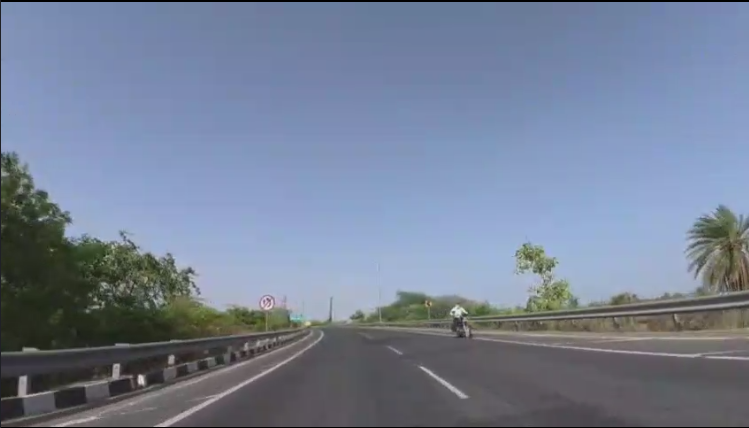
#> input picture VisionPilot/calibration/assets/test_frame.png, 749 x 428 px
$ python demo.py
#> lines starting #> are read from the running program, lines starting #| are printed output that depends on the picture
### VisionPilot/calibration/calibration.py
import os
import cv2
import json
import tqdm
import numpy as np


"""
Camera Calibration Protocol for End-to-End Models
of VisionPilot's Perception Stacks

- A quick demo
"""


def get_rotation_matrix(
        pitch_deg:  float,
        yaw_deg:    float,
        roll_deg:   float
):
    """
    Convert Euler angles (in degrees) to a rotation matrix.

    Parameters:
        - pitch_deg: pitch (x-angle rotation), in degrees
        - yaw_deg: yaw (y-angle rotation), in degrees
        - roll_deg: roll (z-angle rotation), in degrees

    Returns:
        - R: a 3x3 rotation matrix that later can be used to
             warp the original frame to match standard pose
             perspective.

    """

    pitch, yaw, roll = np.radians([
        pitch_deg,
        yaw_deg,
        roll_deg
    ])

    rot_vector = np.array(
        [pitch, yaw, roll],
        dtype = np.float64
    )

    R, _ = cv2.Rodrigues(rot_vector)

    return R


def undistort_image(
        image:              np.ndarray,
        intrinsic_matrix:   np.ndarray,
        distortion_coeffs:  np.ndarray
):
    """
    Undistort a front camera image using its specific
    intrinsics matrix and distortion coefficients.

    Parameters:
        - image: original image, fetched via OpenCV library.
        - intrinsic_matrix: a 3x3 matrix containing front camera's
                            focal lengths and principal point (should
                            be clearly defined in the camera config).
        - distortion_coeffs: a vector containing front camera distortion
                             coefficients (should also be defined in
                             the camera config too).

    Returns:
        - undistorted_image: yeah as the name suggests lol.

    """

    undistorted_image = cv2.undistort(
        image,
        intrinsic_matrix,
        distortion_coeffs
    )

    return undistorted_image


def get_standard_intrinsics(
        w_s:    int,
        h_s:    int,
        hfov_s: int
):
    """
    Compute intrinsics matrix of the standard pose, by simple deriving
    from the standard pose's image dimensions and its HFoV.

    Parameters:
        - w_s: width of standard pose image, in pixels.
        - h_s: height of standard pose image, in pixels.
        - hfov_s: HFoV of standard pose, in degrees.

    Returns:
        - K_s: intrinsics matrix of standard pose.

    """

    # Focal length
    f_s = (w_s / 2) / np.tan(np.radians(hfov_s) / 2)

    # Intrinsics matrix
    K_s = np.array(
        [
            [f_s, 0.0, w_s / 2],
            [0.0, f_s, h_s / 2],
            [0.0, 0.0, 1.0]
        ],
        dtype = np.float64
    )

    return K_s


def get_relative_rotation(
        R_i:    np.ndarray,
        R_s:    np.ndarray
):
    """
    Compute relative rotation matrix between the inference pose
    and the standard pose.

    Parameters:
        - R_i: rotation matrix of inference pose.
        - R_s: rotation matrix of standard pose.

    Returns:
        - R_rel: relative rotation matrix for warping inference pose
                 to match standard pose perspective.

    """

    R_rel = R_s @ np.linalg.inv(R_i)

    return R_rel


def simulate_vertical_translation(
        intrinsics:     np.ndarray,
        H_i:            int,
        H_s:            int
):
    """
    Simulate vertical translation by scaling the vertical focal
    length of target intrinsics matrix, aka scaling the image
    height.

    Parameters:
        - intrinsics: intrinsics matrix of standard pose.
        - H_i: height of standard pose image, in pixels.
        - H_s: height of standard pose image, in pixels.

    Returns:
        - modified_intrinsics: intrinsics matrix after simulating
                               vertical translation.

    """

    scale_factor = H_s / H_i
    modified_intrinsics = intrinsics.copy()
    modified_intrinsics[1, 1] *= scale_factor

    return modified_intrinsics


def end_to_end_calibration(
        inference_image:        np.ndarray,
        modified_intrinsics:    np.ndarray,
        R_rel:                  np.ndarray,
        K_i:                    np.ndarray,
        w_s:                    int,
        h_s:                    int
):
    """
    Perform end-to-end calibration by warping the inference image
    using the relative rotation and modified intrinsics, to match
    the standard pose perspective.

    Parameters:
        - inference_image: inference image (already undistorted).
        - modified_intrinsics: intrinsics matrix after simulating
                               vertical translation.
        - R_rel: relative rotation matrix for warping inference
                               pose to match standard pose.
        - K_i: intrinsics matrix of inference pose.
        - w_s: width of standard pose image, in pixels.
        - h_s: height of standard pose image, in pixels.

    """

    H_warp = modified_intrinsics @ R_rel @ np.linalg.inv(K_i)

    calibrated_image = cv2.warpPerspective(
        inference_image,
        H_warp,
        (w_s, h_s),
        borderMode = cv2.BORDER_REPLICATE
    )

    return calibrated_image

### VisionPilot/calibration/demo.py
import os
import cv2
import json
import numpy as np

from calibration import (
    get_rotation_matrix,
    undistort_image,
    get_standard_intrinsics,
    get_relative_rotation,
    simulate_vertical_translation,
    end_to_end_calibration
)


def main():

    # Load pose data from JSON config file
    with open("./configs/camera_config.json", "r") as f:
#> (reads VisionPilot/calibration/configs/camera_config.json from the repository)
        inference_pose = json.load(f)
    with open("./configs/standard_pose.json", "r") as f:
#> (reads VisionPilot/calibration/configs/standard_pose.json from the repository)
        standard_pose = json.load(f)

    # Inference frame
    # Demo example uses one from Waymo Open Dataset
    inference_frame = cv2.imread("./assets/test_frame.png")
#> inference_frame is the input picture: shape (428, 749, 3); mean B, G, R 149.8, 128.6, 117.1

    # Undistort
    undistorted_frame = undistort_image(
        image               = inference_frame,
        intrinsic_matrix    = np.array(inference_pose["intrinsic_matrix"]),
        distortion_coeffs   = np.array([
            inference_pose["distortion_coefficients"]["k1"],
            inference_pose["distortion_coefficients"]["k2"],
            inference_pose["distortion_coefficients"]["p1"],
            inference_pose["distortion_coefficients"]["p2"],
            inference_pose["distortion_coefficients"]["k3"]
        ])
    )
#> in undistort_image, `undistorted_image = cv2.undistort( image, intrinsic_matrix, distortion..`:
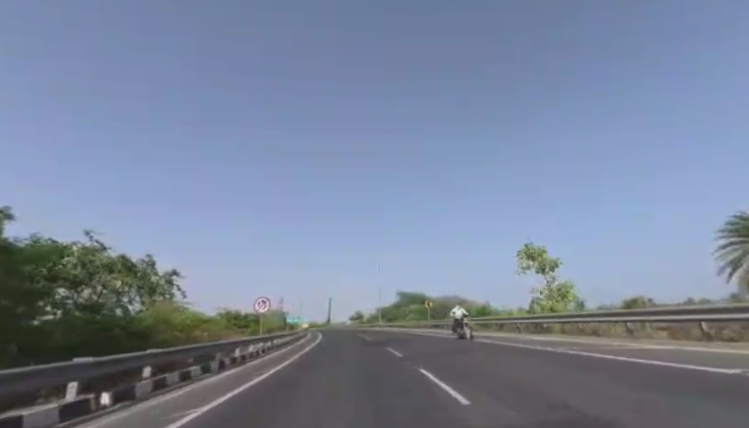
#> undistorted_image: shape (428, 749, 3); mean B, G, R 155.5, 133, 120.9

    # Standard pose intrinsics: K_s
    K_s = get_standard_intrinsics(
        w_s     = standard_pose["img_width"],
        h_s     = standard_pose["img_height"],
        hfov_s  = standard_pose["hfov"],
    )

    # Standard pose extrinsics: R_s
    R_s = get_rotation_matrix(
        pitch_deg   = standard_pose["pitch"],
        yaw_deg     = standard_pose["yaw"],
        roll_deg    = standard_pose["roll"]
    )

    # Inference pose extrinsics: R_i
    R_i = get_rotation_matrix(
        pitch_deg   = inference_pose["pitch"],
        yaw_deg     = inference_pose["yaw"],
        roll_deg    = inference_pose["roll"]
    )

    # Relative rotation from inference pose to standard pose: R_rel
    R_rel = get_relative_rotation(
        R_i = R_i,
        R_s = R_s
    )

    # Simulate vertical translation
    K_s_mod = simulate_vertical_translation(
        intrinsics  = K_s,
        H_i = inference_pose["mounting_height"],
        H_s = standard_pose["mounting_height"]
    )

    # End-to-end calibration
    calibrated_frame = end_to_end_calibration(
        inference_image     = undistorted_frame,
        modified_intrinsics = K_s_mod,
        R_rel               = R_rel,
        K_i                 = inference_pose["intrinsic_matrix"],
        w_s                 = standard_pose["img_width"],
        h_s                 = standard_pose["img_height"]
    )
#> in end_to_end_calibration, `calibrated_image = cv2.warpPerspective( inference_image, H_warp, (w_s,..`:
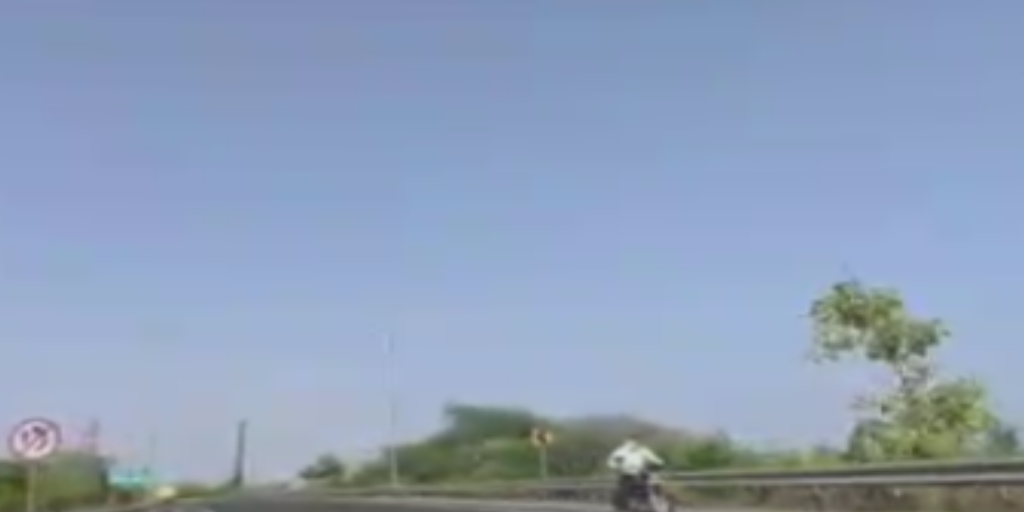
#> calibrated_image: shape (512, 1024, 3); mean B, G, R 185.5, 159.6, 142.4

    # Show result
    cv2.imshow("Calibrated Frame", calibrated_frame)
    cv2.waitKey(0)
    cv2.destroyAllWindows()


if (__name__ == "__main__"):
    main()
